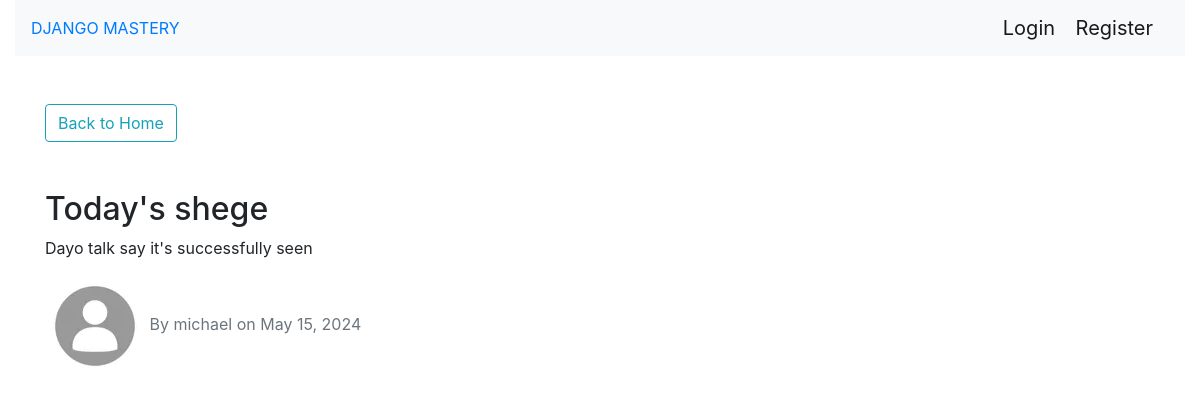
The app's page /blog/post/2/ with its own data.
### blog/models.py (models this page shows, shortened)
class Post(models.Model):
    title = models.CharField(max_length=100)
    content = models.TextField()
    date_posted = models.DateTimeField(default=timezone.now) #auto_now=True
    author = models.ForeignKey(User, on_delete=models.CASCADE)

### users/models.py (models this page shows, shortened)
class Profile(models.Model):
    user = models.OneToOneField(User, on_delete=models.CASCADE)
    image = models.ImageField(default="default.jpg", upload_to="profile_pics")

### blog/views.py (the view)
# urls.py: path('post/<int:pk>/', PostDetailView.as_view(), name="post-detail"),
class PostDetailView(DetailView):
    model = Post
    template_name = 'blog/pages/post_detail.html'

### blog/templates/blog/pages/post_detail.html (shortened to what this page needs)
{% extends "blog/base.html" %} {% block content %}
<a href="{% url "blog-home" %}">
  <button class="btn btn-outline-info" type="submit">
    Back to Home
  </button>
</a>
<div class="mt-5">
  <h2>{{object.title}}</h2>
  <p>{{object.content}}</p>
  <div>
    <img
      class="rounded-circle"
      src="{{ post.author.profile.image.url }}"
      alt=""
    />
    <span class="text-muted"
      >By {{ object.author }} on {{ object.date_posted|date:"F d, Y" }}</span
    >
</div>
{% endblock content %}

### records on screen
Post: title "Today's shege", content "Dayo talk say it's successfully seen", author.profile.image (placeholder picture), author "michael", date_posted "May 15, 2024"
